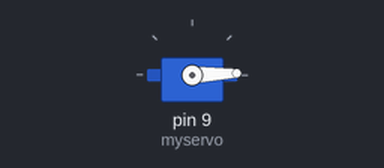
A sketch run on a simulated Arduino Uno, built with avr-gcc and run on an emulated ATmega328P. On the bench: servo.

Above: at 1.05 s.
At 1.7 s:
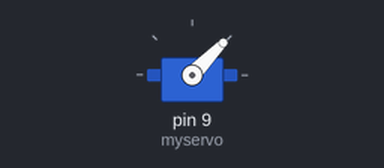
At 2.4 s:
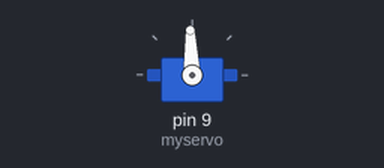
At 3.8 s:
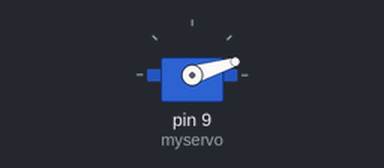
Timing chart, 0 to 8.0 s (numbered marks = the images above):
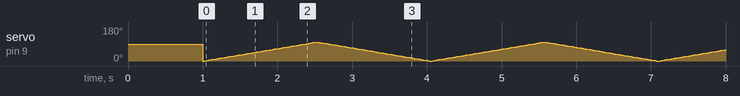

The sketch:

Servo.ino
```cpp
#include <Servo.h>

Servo myservo;//create servo object to control a servo

void setup()
{
  myservo.attach(9);//attachs the servo on pin 15 to servo object
  myservo.write(90);//back to 0 degrees
  delay(1000);//wait for a second
}

void loop()
{
  for (int i = 0; i <= 100; i++)
  {
    myservo.write(i); //write the i angle to the servo
    delay(15); //delay 15ms
  }
  for (int i = 100; i >= 0; i--)
  {
    myservo.write(i); //write the i angle to the servo
    delay(15); //delay 15ms
  }
}
```
